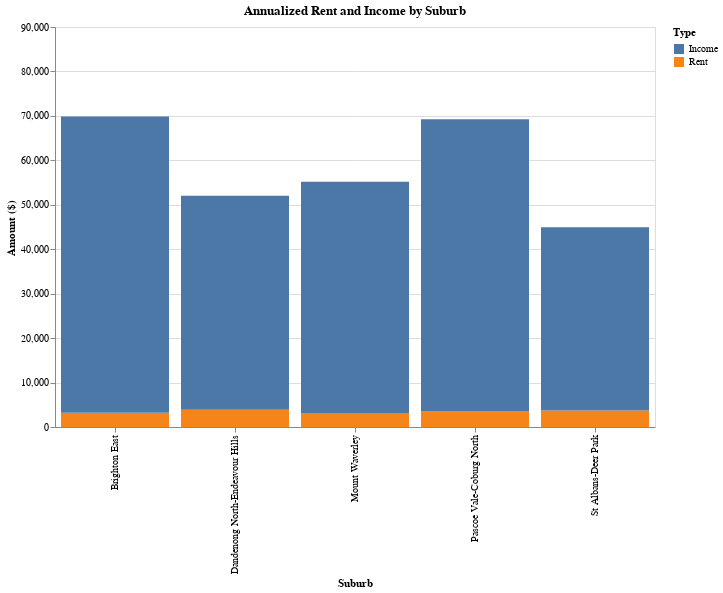

Describe this chart as a Vega-Lite specification.
### Vega-Lite specification from a JSON file in a GitHub repository (floating-point values rounded to 4 significant figures)
{"$schema": "https://vega.github.io/schema/vega-lite/v5.json", "title": "Annualized Rent and Income by Suburb", "width": 600, "height": 400, "data": {"values": [{"Suburb": "Dandenong North-Endeavour Hills", "Rent": 325, "Income": 48113}, {"Suburb": "St Albans-Deer Park", "Rent": 310, "Income": 41247}, {"Suburb": "Pascoe Vale-Coburg North", "Rent": 290, "Income": 65771}, {"Suburb": "Brighton East", "Rent": 265, "Income": 66665}, {"Suburb": "Mount Waverley", "Rent": 262, "Income": 52010}]}, "transform": [{"calculate": "datum.Rent * 12", "as": "Rent"}, {"fold": ["Rent", "Income"], "as": ["Category", "Value"]}], "mark": "bar", "encoding": {"x": {"field": "Suburb", "type": "nominal", "title": "Suburb"}, "y": {"field": "Value", "type": "quantitative", "title": "Amount ($)", "scale": {"domain": [0, 90000]}}, "color": {"field": "Category", "type": "nominal", "title": "Type"}, "tooltip": [{"field": "Suburb", "type": "nominal"}, {"field": "Category", "type": "nominal"}, {"field": "Value", "type": "quantitative"}]}}
